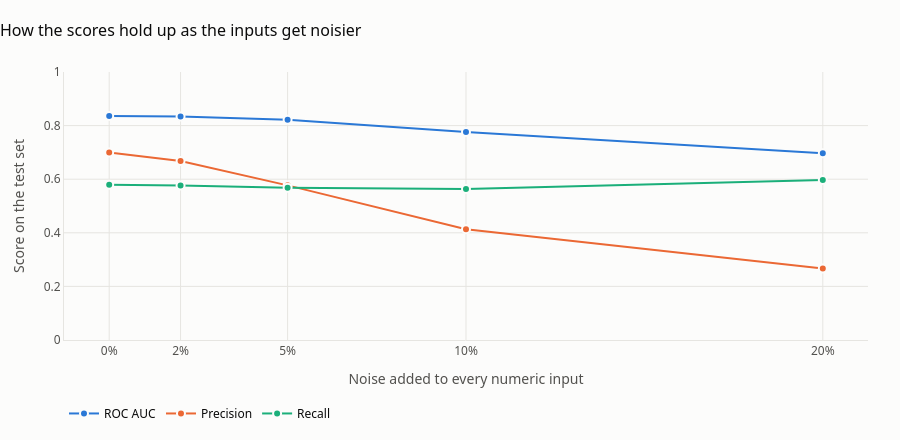

The notebook cell this image was saved under:
### Markdown cell above
## 8. Stress test: noisy and missing input

Sensor readings drift, ETAs are estimates, and forms are left half filled. The model has to stay useful when its inputs are imperfect.

### Noise

We add random error to every numeric input of every test shipment, rebuild the features, and re-score. A noise level of 10% means each value is typically off by 10% in either direction. Each level is repeated 30 times and averaged.

### Code cell
NOISY_COLUMNS = [c for c in RAW_NUMERIC if c != "Handover_Count"]   # a count of handovers is not a measurement
test_inputs = test[INPUT_COLUMNS]


def with_noise(shipments, level, rng):
    noisy = shipments.copy()
    for col in NOISY_COLUMNS:
        noisy[col] = noisy[col] * (1 + rng.normal(0, level, len(noisy)))
    noisy["Carrier_Reliability_Score"] = noisy["Carrier_Reliability_Score"].clip(0, 1)
    noisy["Geopolitical_Risk_Score"] = noisy["Geopolitical_Risk_Score"].clip(0, 10)
    for col in ["Distance_km", "Planned_Transit_Hours", "Transit_Duration_Hours", "Lead_Time_Days", "Buffer_of_Package"]:
        noisy[col] = noisy[col].clip(lower=0.1)
    return add_features(noisy)


def stress_scores(shipments):
    p = final_model.predict_proba(shipments[MODEL_FEATURES])[:, 1]
    flag = p >= ALERT_LINE
    return {"roc_auc": roc_auc_score(truth, p), "precision": precision_score(truth, flag, zero_division=0),
            "recall": recall_score(truth, flag), "alerts": flag.sum()}


rng = np.random.default_rng(SEED)
noise_rows = []
for level in [0.0, 0.02, 0.05, 0.10, 0.20]:
    runs = pd.DataFrame([stress_scores(with_noise(test_inputs, level, rng)) for _ in range(1 if level == 0 else 30)])
    noise_rows.append({"noise_level": level, **runs.mean().to_dict()})
noise = pd.DataFrame(noise_rows).set_index("noise_level")

fig = go.Figure()
for col, label, color in [("roc_auc", "ROC AUC", BLUE), ("precision", "Precision", ORANGE), ("recall", "Recall", AQUA)]:
    fig.add_trace(go.Scatter(x=noise.index, y=noise[col], mode="lines+markers", name=label,
                             line=dict(color=color, width=2), marker=dict(size=8, line=dict(color=SURFACE, width=2)),
                             hovertemplate=label + "<br>Noise %{x:.0%}<br>%{y:.3f}<extra></extra>"))
fig.update_xaxes(title_text="Noise added to every numeric input", tickformat=".0%", tickvals=list(noise.index))
fig.update_yaxes(range=[0, 1], title_text="Score on the test set")
style(fig, "How the scores hold up as the inputs get noisier", height=440)
fig.update_layout(legend=dict(orientation="h", y=-0.22, x=0, font=dict(color=INK)), margin=dict(b=100))
fig.show()

noise.round(3)

### Figure 1 — Plotly figure (JSON) as saved in the notebook; plotly's stock layout.template omitted (floating-point values rounded to 4 significant figures)
{"data": [{"hovertemplate": "ROC AUC<br>Noise %{x:.0%}<br>%{y:.3f}<extra></extra>", "line": {"color": "#2a78d6", "width": 2}, "marker": {"line": {"color": "#fcfcfb", "width": 2}, "size": 8}, "mode": "lines+markers", "name": "ROC AUC", "type": "scatter", "x": [0.0, 0.02, 0.05, 0.1, 0.2], "y": [0.8361, 0.8341, 0.8214, 0.7761, 0.6966]}, {"hovertemplate": "Precision<br>Noise %{x:.0%}<br>%{y:.3f}<extra></extra>", "line": {"color": "#eb6834", "width": 2}, "marker": {"line": {"color": "#fcfcfb", "width": 2}, "size": 8}, "mode": "lines+markers", "name": "Precision", "type": "scatter", "x": [0.0, 0.02, 0.05, 0.1, 0.2], "y": [0.7, 0.6682, 0.577, 0.4134, 0.2664]}, {"hovertemplate": "Recall<br>Noise %{x:.0%}<br>%{y:.3f}<extra></extra>", "line": {"color": "#1baf7a", "width": 2}, "marker": {"line": {"color": "#fcfcfb", "width": 2}, "size": 8}, "mode": "lines+markers", "name": "Recall", "type": "scatter", "x": [0.0, 0.02, 0.05, 0.1, 0.2], "y": [0.5796, 0.5764, 0.5677, 0.5635, 0.597]}], "layout": {"font": {"color": "#52514e", "family": "Segoe UI, Arial, sans-serif", "size": 12}, "height": 440, "hoverlabel": {"bgcolor": "white", "font": {"color": "#0b0b0b"}}, "legend": {"font": {"color": "#0b0b0b"}, "orientation": "h", "x": 0, "y": -0.22}, "margin": {"b": 100, "l": 64, "r": 32, "t": 72}, "paper_bgcolor": "#fcfcfb", "plot_bgcolor": "#fcfcfb", "title": {"font": {"color": "#0b0b0b", "size": 16}, "text": "How the scores hold up as the inputs get noisier", "x": 0, "xanchor": "left"}, "xaxis": {"gridcolor": "#e6e5e1", "linecolor": "#e6e5e1", "tickformat": ".0%", "tickvals": [0.0, 0.02, 0.05, 0.1, 0.2], "title": {"text": "Noise added to every numeric input"}, "zeroline": false}, "yaxis": {"gridcolor": "#e6e5e1", "linecolor": "#e6e5e1", "range": [0, 1], "title": {"text": "Score on the test set"}, "zeroline": false}}}
